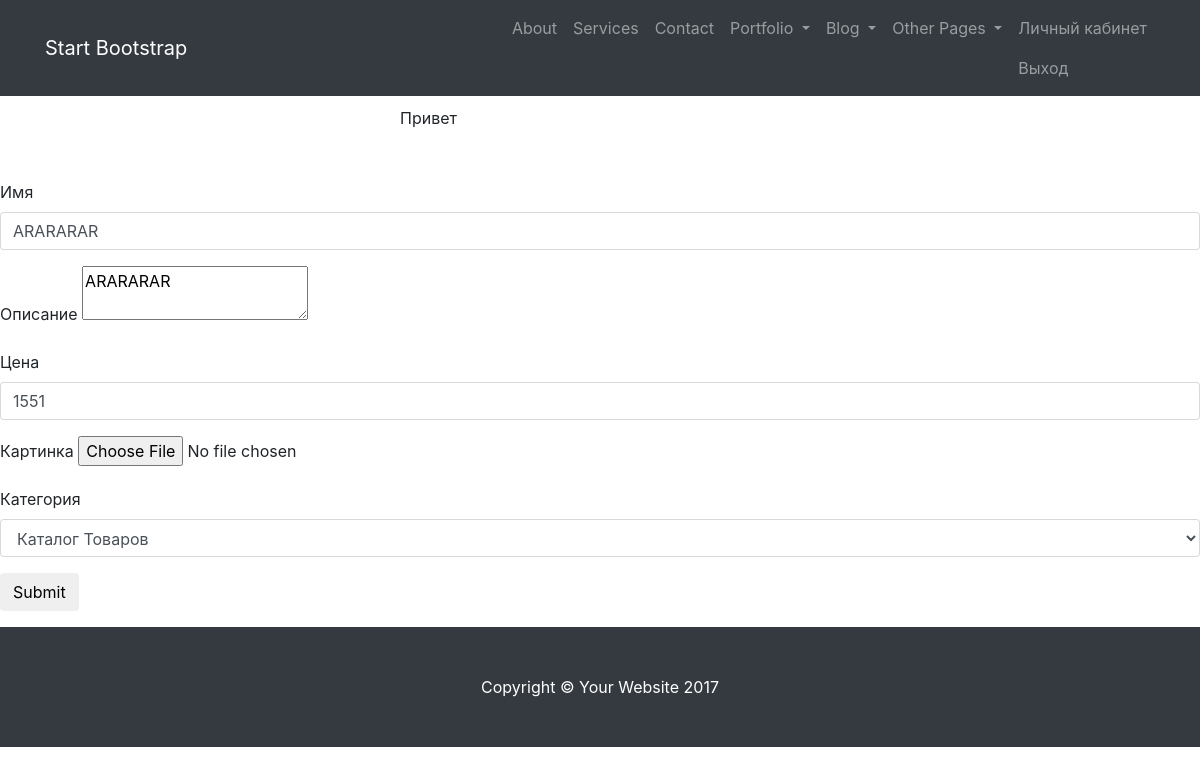
The app's page /prodedit.php?id=10 (signed in) with its own data.
### tables this page shows
CREATE TABLE IF NOT EXISTS `products` (
  `id` int(11) NOT NULL AUTO_INCREMENT,
  `name` tinytext NOT NULL,
  `body` text NOT NULL,
  `picture` tinytext NOT NULL,
  `price` tinytext NOT NULL,
  `vip` tinytext NOT NULL,
  `putdate` tinytext NOT NULL,
  `url` tinytext NOT NULL,
  `product_code` tinytext NOT NULL,
  `status` tinytext NOT NULL,
  `catalog_id` int(11) NOT NULL,
  `user_id` int(11) NOT NULL,
  PRIMARY KEY (`id`)
);

CREATE TABLE IF NOT EXISTS `catalogs` (
  `id` int(11) NOT NULL AUTO_INCREMENT,
  `name` tinytext NOT NULL,
  `body` text NOT NULL,
  `type` tinytext NOT NULL,
  PRIMARY KEY (`id`)
);

### prodedit.php (the view, shortened to what this page needs)
<?php require_once('templates/top.php');
	if ($_GET['id']) {
		$id = (int)$_GET['id'];
	} else {
		$id = 0;
	}
	$user_id = (int)$_SESSION['user_id'];
	$query = "SELECT * FROM products WHERE id = $id AND user_id = $user_id";
	$adr = mysqli_query($db_con, $query);
	$product = mysqli_fetch_array($adr);
		?>
	<form action="prodedit.php?id=<? echo $id ?>" method="post" enctype="multipart/form-data">
		<div class="form-group">
		    <label for="name">Имя</label>
		    <input type="text" class="form-control" name="name" id="name" placeholder="name" value="<? echo $product['name']; ?>">
		</div>
		<div class="form-group">
		    <label for="body">Описание</label>
		 	<textarea name="body"><? echo $product['name']; ?></textarea>
		 </div>
		 <div class="form-group">
		    <label for="price">Цена</label>
		    <input type="text" class="form-control" name="price" id="price" placeholder="price" value="<? echo $product['price']; ?>">
		</div>
		 <div class="form-group">
			<label for="file">Картинка</label>
		    <input type="file" id="picture" name="picture">
		  </div>
		  <div class="form-group">
		  <label for="picture">Категория</label>
				<select class="form-control" name="catalog_id">
					<?
						$query = "SELECT * FROM catalogs";
						$adr = mysqli_query($db_con, $query);
						while ($cats = mysqli_fetch_array($adr)) {
							?>
								<option <? if($product['catalog_id'] == $cats['id'])echo'selected';	?> value="<? echo $cats['id']?>"><? echo $cats['name']?></option>
							<?
						}
					?>
				</select>
		  </div>
		  <button type="submit" class="btn btn-default">Submit</button>
	</form>
<?php require_once ('templates/bottom.php')?>

### css/modern-business.css (style rules this page uses)
body { padding-top: 54px; }
@media (min-width: 992px) { body { padding-top: 56px; } }

### records on screen
products: name "ARARARAR", body "ARARARAR", price "1551", catalog_id "Каталог Товаров"
